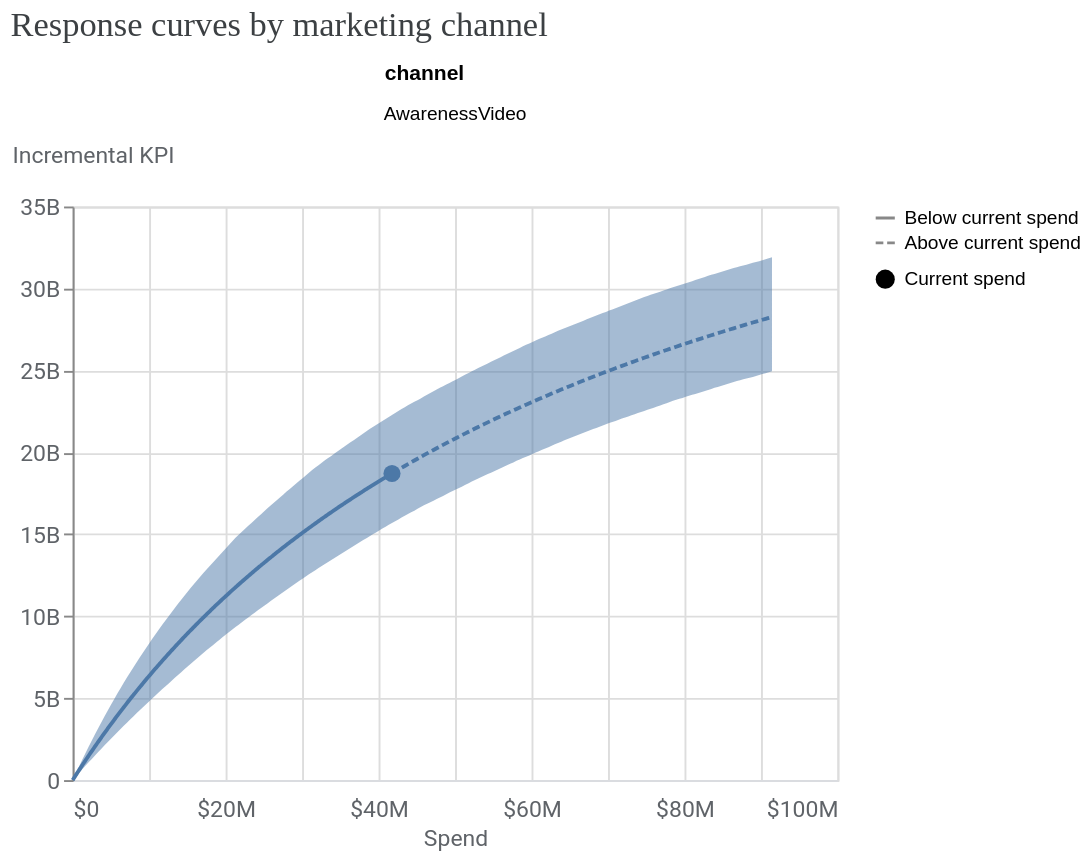

Notebook code for this chart:
### Markdown cell above
<a name="upper-funnel-analysis"></a>
## Step 3: Upper-funnel (Stage 1) media analysis: quantify impact on brand search

Before analyzing total downstream conversions, evaluate the efficiency of brand advertising (`AwarenessVideo`) in driving brand search query volume (`BrandedGQV_control`) in the Stage 1 model (`mmm1s`).

Because the Stage 1 outcome (`BrandedGQV_control`) is a non-revenue metric, evaluate physical query units by passing `use_kpi=True`. This section examines the following:
* **Response curves**: diminishing marginal returns and Hill saturation of brand ad spend on query volume.
* **Cost per incremental query (CPIK)**: cost-efficiency of incremental query generation with credible intervals.
* **Search volume decomposition**: contribution of organic baseline demand versus advertising lift.

### Code cell
# 1. Response Curves on Search Volume
visualizer.MediaEffects(meridian=mmm1s).plot_response_curves()

### Figure 1 — Vega-Lite specification as saved in the notebook (floating-point values rounded to 4 significant figures; data arrays with more than 128 entries replaced by an {"elided": "..."} marker saying what was removed)
{"config": {"view": {"continuousWidth": 300, "continuousHeight": 300}, "axis": {"labelColor": "#5F6368", "labelFont": "Roboto", "labelFontSize": 12, "titleColor": "#5F6368", "titleFont": "Roboto", "titleFontSize": 12, "titleFontWeight": "normal"}}, "data": {"name": "data-993ce6548ab760e889371b1dbb2cbbc1"}, "facet": {"field": "channel", "type": "nominal"}, "spec": {"layer": [{"mark": {"type": "line"}, "encoding": {"color": {"field": "channel", "type": "nominal"}, "strokeDash": {"field": "spend_level", "legend": {"title": null}, "sort": "descending", "type": "nominal"}, "x": {"axis": {"domainColor": "#DADCE0", "labelExpr": "(datum.value < 0 ? '-' : '') + '$' + replace(format(abs(datum.value), '.3~s'), 'G', 'B')", "labelPadding": 10, "ticks": false}, "field": "spend", "title": "Spend", "type": "quantitative"}, "y": {"axis": {"labelExpr": "replace(format(datum.value, '.3~s'), 'G', 'B')", "titleAlign": "left", "titleAngle": 0, "titleY": -20}, "field": "mean", "title": "Incremental KPI", "type": "quantitative"}}, "transform": [{"calculate": "datum.spend_multiplier >= 1.0 ? \"Above current spend\" : \"Below current spend\"", "as": "spend_level"}]}, {"mark": {"type": "point", "filled": true, "opacity": 1, "size": 80}, "encoding": {"color": {"field": "channel", "type": "nominal"}, "shape": {"field": "current_spend", "legend": {"title": null}, "type": "nominal"}, "tooltip": [{"field": "spend", "type": "quantitative"}, {"field": "mean", "type": "quantitative"}], "x": {"axis": {"domainColor": "#DADCE0", "labelExpr": "(datum.value < 0 ? '-' : '') + '$' + replace(format(abs(datum.value), '.3~s'), 'G', 'B')", "labelPadding": 10, "ticks": false}, "field": "spend", "title": "Spend", "type": "quantitative"}, "y": {"axis": {"labelExpr": "replace(format(datum.value, '.3~s'), 'G', 'B')", "titleAlign": "left", "titleAngle": 0, "titleY": -20}, "field": "mean", "title": "Incremental KPI", "type": "quantitative"}}, "transform": [{"calculate": "datum.spend_multiplier >= 1.0 ? \"Above current spend\" : \"Below current spend\"", "as": "spend_level"}, {"filter": "(datum.spend_multiplier === 1.0)"}]}, {"mark": {"type": "area", "opacity": 0.5}, "encoding": {"color": {"field": "channel", "legend": null, "type": "nominal"}, "x": {"field": "spend", "type": "quantitative"}, "y": {"field": "ci_lo", "type": "quantitative"}, "y2": {"field": "ci_hi"}}, "transform": [{"calculate": "datum.spend_multiplier >= 1.0 ? \"Above current spend\" : \"Below current spend\"", "as": "spend_level"}]}], "width": 400}, "columns": 3, "resolve": {"scale": {"x": "independent", "y": "independent"}}, "title": {"text": "Response curves by marketing channel ", "anchor": "start", "color": "#3C4043", "font": "Google Sans Display", "fontSize": 18, "fontWeight": "normal", "offset": 10}, "$schema": "https://vega.github.io/schema/vega-lite/v5.20.1.json", "datasets": {"data-993ce6548ab760e889371b1dbb2cbbc1": {"elided": "220 records"}}}
